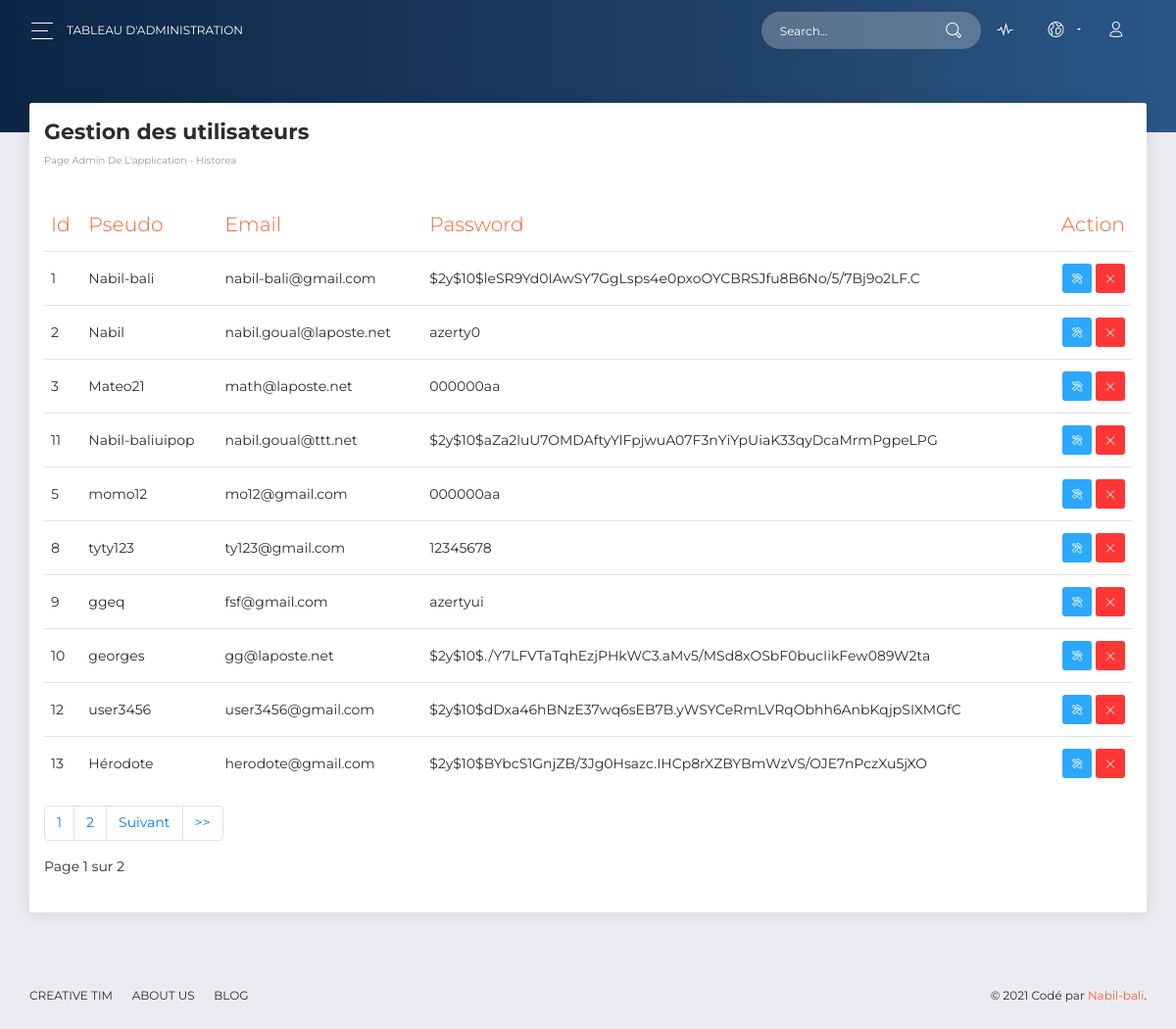
Screenshot of /?action=admin&admin=users with the database file from the repository.
### tables this page shows
CREATE TABLE IF NOT EXISTS `users` (
  `id` int(11) NOT NULL AUTO_INCREMENT,
  `pseudo` varchar(225) NOT NULL,
  `email` varchar(225) NOT NULL,
  `password` varchar(225) NOT NULL,
  `statut` varchar(225) DEFAULT NULL,
  PRIMARY KEY (`id`)
);

### controller/adminController.php (called while the page is built, shortened)
<?php
function usersContent() {
    $u = new UserManager;
    $pagination = new Pagination();
    if (isset($_GET['page']))
    {
        $allUsers = $u->readAllUsers($_GET['page']);
        $p = $pagination->paginate('users', $_GET['page']);
    }
      else
    {
        $allUsers = $u->readAllUsers();
        $p = $pagination->paginate('users');
    }
    require_once 'wiew/admin/usersContent.php';
}

### model/model.php (called while the page is built, shortened)
<?php
class Model extends Connexion {
    public function countTable($table)
    {
        $cnt = $this->connect();
        $stm = $cnt->query('SELECT COUNT(*) FROM '. $table )->fetchColumn();
        return $stm;
    }
    public function nbrMaxPages($table)
    {
        $a = $this->countTable($table);
        $nbrMaxPages = ceil($a / self::NBR_DE_LIGNES);
        return $nbrMaxPages;
    }
    public function getPage($table, $page = NULL)
    {
        $currentPage = 1;
        $page = intval($page);
        return $currentPage;
    }
    public function getDepart($page, $nbrLignes)
    {
        $depart = ($page - 1) * $nbrLignes;
        return $depart;
    }
    public function readAll($table, $page = NULL)
    {
        $cnt = $this->connect();
        $page = $this->getPage($table, $page);
        $depart = $this->getDepart($page, self::NBR_DE_LIGNES);
        $stm = $cnt->query('SELECT * FROM '. $table .' LIMIT '. $depart.', '. self::NBR_DE_LIGNES);
        return $stm;
    }
}

### model/userManager.php (called while the page is built, shortened)
<?php
class UserManager extends Model {
    public $_table = 'users';
    public function readAllUsers($page = NULL) {
        $data = $this->readAll($this->_table, $page);
        return $data;
    }
}

### model/urls.php (called while the page is built, shortened)
<?php
class Urls
{
    public function unsetParam()
    {
        $url = parse_url($_SERVER['REQUEST_URI']);
        $query = parse_str($url['query'], $params);
        unset($params['page']);
        $query = http_build_query($params);
        $url = $url['path'].'?'.$query;
        return $url;
    }
}

### wiew/admin/usersContent.php (the view, shortened to what this page needs)
<div class="panel-header panel-header-sm">
</div>
<div class="content">
  <div class="row">
    <div class="col-md-12">
                <div class="card">
                  <div class="card-header">
                    <h5 class="title">Gestion des utilisateurs</h5>
                    <p class="category">page admin de l'application - Historea
                    </p>
                  </div>
                  <div class="card-body">
                    <div class="table-responsive">
                    <table class="table">
                    <thead class=" text-primary">
                      <th>
                        Id
                      </th>
                      <th>
                        Pseudo
                      </th>
                      <th>
                        Email
                      </th>
                      <th>
                        Password
                      </th>
                      <th class="text-right">
                        Action
                      </th>
                    </thead>
                    <tbody>
                    <?php
                    while($ligne = $allUsers->fetch())
                    {
                      ?>
                      <tr>
                        <td>
                        <?= $ligne['id']?>
                        </td>
                        <td>
                          <?= $ligne['pseudo']?>
                        </td>
                        <td>
                          <?= $ligne['email'] ?>
                        </td>
                        <td>
                          <?= $ligne['password'] ?>
                        </td>
                        <td class="text-right">
                          <button type="button" rel="tooltip" title="" class="btn btn-info btn-sm btn-icon" data-original-title="Edit Task">
                          <a href="http://localhost/historea/?action=admin&admin=users&idupdate=<?= $ligne['id'] ?>"><i class="now-ui-icons text-white ui-2_settings-90"></i></a>
                          </button>
                          <button type="button" rel="tooltip" title="" class="btn btn-danger btn-sm btn-icon" data-original-title="Remove">
                            <a href="http://localhost/historea/?action=admin&admin=users&iddelete=<?= $ligne['id'] ?>"> <i class="now-ui-icons text-white ui-1_simple-remove"></i></a>
                          </button>
                        </td>
                      </tr>
                    <?php
                    }
                    ?>
                    </tbody>
                  </table>
                  <?=$p['link'];?>
                  <?=$p['text'];?>
                  </div>
            </div>
          </div>
        </div>
    </div>
  </div>
<?php
require 'header/adminFrame.php';
?>

### rows the page displays
users: id "1", pseudo "Nabil-bali", email "nabil-bali@gmail.com", password "$2y$10$leSR9Yd0IAwSY7GgLsps4e0pxoOYCBRSJfu8B6No/5/7Bj9o2LF.C"
users: id "2", pseudo "Nabil", email "nabil.goual@laposte.net", password "azerty0"
users: id "3", pseudo "Mateo21", email "math@laposte.net", password "000000aa"
users: id "11", pseudo "Nabil-baliuipop", email "nabil.goual@ttt.net", password "$2y$10$aZa2luU7OMDAftyYlFpjwuA07F3nYiYpUiaK33qyDcaMrmPgpeLPG"
users: id "5", pseudo "momo12", email "mo12@gmail.com", password "000000aa"
users: id "8", pseudo "tyty123", email "ty123@gmail.com", password "12345678"
users: id "9", pseudo "ggeq", email "fsf@gmail.com", password "azertyui"
users: id "10", pseudo "georges", email "gg@laposte.net", password "$2y$10$./Y7LFVTaTqhEzjPHkWC3.aMv5/MSd8xOSbF0bucIikFew089W2ta"
users: id "12", pseudo "user3456", email "user3456@gmail.com", password "$2y$10$dDxa46hBNzE37wq6sEB7B.yWSYCeRmLVRqObhh6AnbKqjpSIXMGfC"
users: id "13", pseudo "Hérodote", email "herodote@gmail.com", password "$2y$10$BYbcS1GnjZB/3Jg0Hsazc.IHCp8rXZBYBmWzVS/OJE7nPczXu5jXO"

### other values shown
$currentPage "1"
$nbrPages "2"
